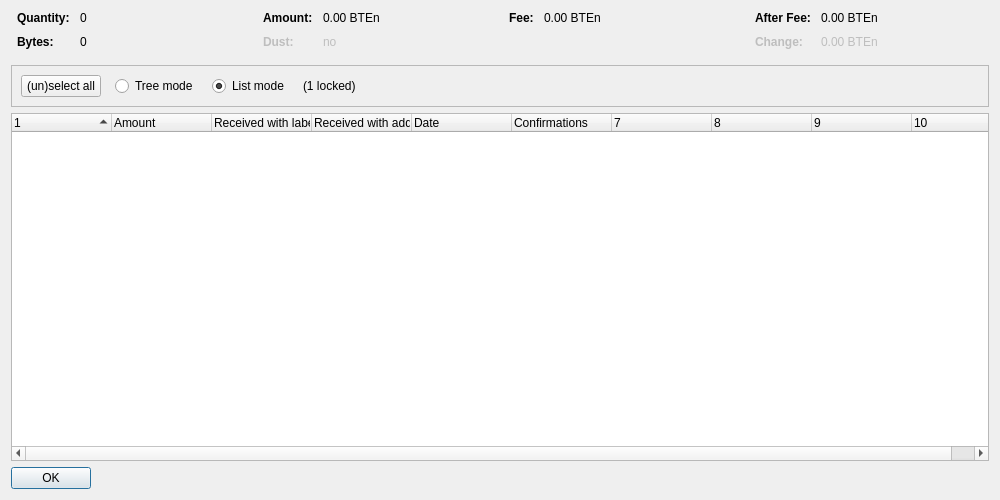
<?xml version="1.0" encoding="UTF-8"?>
<ui version="4.0">
 <class>CoinControlDialog</class>
 <widget class="QDialog" name="CoinControlDialog">
  <property name="geometry">
   <rect>
    <x>0</x>
    <y>0</y>
    <width>1000</width>
    <height>500</height>
   </rect>
  </property>
  <property name="windowTitle">
   <string>Coin Selection</string>
  </property>
  <layout class="QVBoxLayout" name="verticalLayout">
   <item>
    <layout class="QHBoxLayout" name="horizontalLayoutTop" stretch="0,0,0,0">
     <property name="topMargin">
      <number>0</number>
     </property>
     <property name="bottomMargin">
      <number>10</number>
     </property>
     <item>
      <layout class="QFormLayout" name="formLayoutCoinControl1">
       <property name="horizontalSpacing">
        <number>10</number>
       </property>
       <property name="verticalSpacing">
        <number>10</number>
       </property>
       <property name="leftMargin">
        <number>6</number>
       </property>
       <property name="rightMargin">
        <number>6</number>
       </property>
       <item row="0" column="0">
        <widget class="QLabel" name="labelCoinControlQuantityText">
         <property name="font">
          <font>
           <weight>75</weight>
           <bold>true</bold>
          </font>
         </property>
         <property name="text">
          <string>Quantity:</string>
         </property>
        </widget>
       </item>
       <item row="0" column="1">
        <widget class="QLabel" name="labelCoinControlQuantity">
         <property name="cursor">
          <cursorShape>IBeamCursor</cursorShape>
         </property>
         <property name="contextMenuPolicy">
          <enum>Qt::ActionsContextMenu</enum>
         </property>
         <property name="text">
          <string notr="true">0</string>
         </property>
         <property name="textInteractionFlags">
          <set>Qt::LinksAccessibleByMouse|Qt::TextSelectableByKeyboard|Qt::TextSelectableByMouse</set>
         </property>
        </widget>
       </item>
       <item row="1" column="0">
        <widget class="QLabel" name="labelCoinControlBytesText">
         <property name="font">
          <font>
           <weight>75</weight>
           <bold>true</bold>
          </font>
         </property>
         <property name="text">
          <string>Bytes:</string>
         </property>
        </widget>
       </item>
       <item row="1" column="1">
        <widget class="QLabel" name="labelCoinControlBytes">
         <property name="cursor">
          <cursorShape>IBeamCursor</cursorShape>
         </property>
         <property name="contextMenuPolicy">
          <enum>Qt::ActionsContextMenu</enum>
         </property>
         <property name="text">
          <string notr="true">0</string>
         </property>
         <property name="textInteractionFlags">
          <set>Qt::LinksAccessibleByMouse|Qt::TextSelectableByKeyboard|Qt::TextSelectableByMouse</set>
         </property>
        </widget>
       </item>
      </layout>
     </item>
     <item>
      <layout class="QFormLayout" name="formLayoutCoinControl2">
       <property name="horizontalSpacing">
        <number>10</number>
       </property>
       <property name="verticalSpacing">
        <number>10</number>
       </property>
       <property name="leftMargin">
        <number>6</number>
       </property>
       <property name="rightMargin">
        <number>6</number>
       </property>
       <item row="0" column="0">
        <widget class="QLabel" name="labelCoinControlAmountText">
         <property name="font">
          <font>
           <weight>75</weight>
           <bold>true</bold>
          </font>
         </property>
         <property name="text">
          <string>Amount:</string>
         </property>
        </widget>
       </item>
       <item row="0" column="1">
        <widget class="QLabel" name="labelCoinControlAmount">
         <property name="cursor">
          <cursorShape>IBeamCursor</cursorShape>
         </property>
         <property name="contextMenuPolicy">
          <enum>Qt::ActionsContextMenu</enum>
         </property>
         <property name="text">
          <string notr="true">0.00 BTEn</string>
         </property>
         <property name="textInteractionFlags">
          <set>Qt::LinksAccessibleByMouse|Qt::TextSelectableByKeyboard|Qt::TextSelectableByMouse</set>
         </property>
        </widget>
       </item>
       <item row="1" column="0">
        <widget class="QLabel" name="labelCoinControlLowOutputText">
         <property name="enabled">
          <bool>false</bool>
         </property>
         <property name="font">
          <font>
           <weight>75</weight>
           <bold>true</bold>
          </font>
         </property>
         <property name="text">
          <string>Dust:</string>
         </property>
        </widget>
       </item>
       <item row="1" column="1">
        <widget class="QLabel" name="labelCoinControlLowOutput">
         <property name="enabled">
          <bool>false</bool>
         </property>
         <property name="cursor">
          <cursorShape>IBeamCursor</cursorShape>
         </property>
         <property name="contextMenuPolicy">
          <enum>Qt::ActionsContextMenu</enum>
         </property>
         <property name="text">
          <string notr="true">no</string>
         </property>
         <property name="textInteractionFlags">
          <set>Qt::LinksAccessibleByMouse|Qt::TextSelectableByKeyboard|Qt::TextSelectableByMouse</set>
         </property>
        </widget>
       </item>
      </layout>
     </item>
     <item>
      <layout class="QFormLayout" name="formLayoutCoinControl3">
       <property name="horizontalSpacing">
        <number>10</number>
       </property>
       <property name="verticalSpacing">
        <number>10</number>
       </property>
       <property name="leftMargin">
        <number>6</number>
       </property>
       <property name="rightMargin">
        <number>6</number>
       </property>
       <item row="0" column="0">
        <widget class="QLabel" name="labelCoinControlFeeText">
         <property name="font">
          <font>
           <weight>75</weight>
           <bold>true</bold>
          </font>
         </property>
         <property name="text">
          <string>Fee:</string>
         </property>
        </widget>
       </item>
       <item row="0" column="1">
        <widget class="QLabel" name="labelCoinControlFee">
         <property name="cursor">
          <cursorShape>IBeamCursor</cursorShape>
         </property>
         <property name="contextMenuPolicy">
          <enum>Qt::ActionsContextMenu</enum>
         </property>
         <property name="text">
          <string notr="true">0.00 BTEn</string>
         </property>
         <property name="textInteractionFlags">
          <set>Qt::LinksAccessibleByMouse|Qt::TextSelectableByKeyboard|Qt::TextSelectableByMouse</set>
         </property>
        </widget>
       </item>
      </layout>
     </item>
     <item>
      <layout class="QFormLayout" name="formLayoutCoinControl4">
       <property name="horizontalSpacing">
        <number>10</number>
       </property>
       <property name="verticalSpacing">
        <number>10</number>
       </property>
       <property name="leftMargin">
        <number>6</number>
       </property>
       <property name="rightMargin">
        <number>6</number>
       </property>
       <item row="0" column="0">
        <widget class="QLabel" name="labelCoinControlAfterFeeText">
         <property name="font">
          <font>
           <weight>75</weight>
           <bold>true</bold>
          </font>
         </property>
         <property name="text">
          <string>After Fee:</string>
         </property>
        </widget>
       </item>
       <item row="0" column="1">
        <widget class="QLabel" name="labelCoinControlAfterFee">
         <property name="cursor">
          <cursorShape>IBeamCursor</cursorShape>
         </property>
         <property name="contextMenuPolicy">
          <enum>Qt::ActionsContextMenu</enum>
         </property>
         <property name="text">
          <string notr="true">0.00 BTEn</string>
         </property>
         <property name="textInteractionFlags">
          <set>Qt::LinksAccessibleByMouse|Qt::TextSelectableByKeyboard|Qt::TextSelectableByMouse</set>
         </property>
        </widget>
       </item>
       <item row="1" column="0">
        <widget class="QLabel" name="labelCoinControlChangeText">
         <property name="enabled">
          <bool>false</bool>
         </property>
         <property name="font">
          <font>
           <weight>75</weight>
           <bold>true</bold>
          </font>
         </property>
         <property name="text">
          <string>Change:</string>
         </property>
        </widget>
       </item>
       <item row="1" column="1">
        <widget class="QLabel" name="labelCoinControlChange">
         <property name="enabled">
          <bool>false</bool>
         </property>
         <property name="cursor">
          <cursorShape>IBeamCursor</cursorShape>
         </property>
         <property name="contextMenuPolicy">
          <enum>Qt::ActionsContextMenu</enum>
         </property>
         <property name="text">
          <string notr="true">0.00 BTEn</string>
         </property>
         <property name="textInteractionFlags">
          <set>Qt::LinksAccessibleByMouse|Qt::TextSelectableByKeyboard|Qt::TextSelectableByMouse</set>
         </property>
        </widget>
       </item>
      </layout>
     </item>
    </layout>
   </item>
   <item>
    <widget class="QFrame" name="frame">
     <property name="minimumSize">
      <size>
       <width>0</width>
       <height>40</height>
      </size>
     </property>
     <property name="frameShape">
      <enum>QFrame::StyledPanel</enum>
     </property>
     <property name="frameShadow">
      <enum>QFrame::Sunken</enum>
     </property>
     <layout class="QHBoxLayout" name="horizontalLayout">
      <item>
       <layout class="QHBoxLayout" name="horizontalLayoutPanel" stretch="0,0,0,0,0">
        <property name="spacing">
         <number>14</number>
        </property>
        <item>
         <widget class="QPushButton" name="pushButtonSelectAll">
          <property name="sizePolicy">
           <sizepolicy hsizetype="Maximum" vsizetype="Fixed">
            <horstretch>0</horstretch>
            <verstretch>0</verstretch>
           </sizepolicy>
          </property>
          <property name="text">
           <string>(un)select all</string>
          </property>
          <property name="autoDefault">
           <bool>false</bool>
          </property>
         </widget>
        </item>
        <item>
         <widget class="QRadioButton" name="radioTreeMode">
          <property name="sizePolicy">
           <sizepolicy hsizetype="Maximum" vsizetype="Fixed">
            <horstretch>0</horstretch>
            <verstretch>0</verstretch>
           </sizepolicy>
          </property>
          <property name="text">
           <string>Tree mode</string>
          </property>
         </widget>
        </item>
        <item>
         <widget class="QRadioButton" name="radioListMode">
          <property name="sizePolicy">
           <sizepolicy hsizetype="Maximum" vsizetype="Fixed">
            <horstretch>0</horstretch>
            <verstretch>0</verstretch>
           </sizepolicy>
          </property>
          <property name="text">
           <string>List mode</string>
          </property>
          <property name="checked">
           <bool>true</bool>
          </property>
         </widget>
        </item>
        <item>
         <widget class="QLabel" name="labelLocked">
          <property name="text">
           <string notr="true">(1 locked)</string>
          </property>
         </widget>
        </item>
        <item>
         <spacer name="horizontalSpacer">
          <property name="orientation">
           <enum>Qt::Horizontal</enum>
          </property>
          <property name="sizeHint" stdset="0">
           <size>
            <width>40</width>
            <height>20</height>
           </size>
          </property>
         </spacer>
        </item>
       </layout>
      </item>
     </layout>
    </widget>
   </item>
   <item>
    <widget class="CoinControlTreeWidget" name="treeWidget">
     <property name="contextMenuPolicy">
      <enum>Qt::CustomContextMenu</enum>
     </property>
     <property name="sortingEnabled">
      <bool>false</bool>
     </property>
     <property name="columnCount">
      <number>10</number>
     </property>
     <attribute name="headerShowSortIndicator" stdset="0">
      <bool>true</bool>
     </attribute>
     <attribute name="headerStretchLastSection">
      <bool>false</bool>
     </attribute>
     <column>
      <property name="text">
       <string/>
      </property>
     </column>
     <column>
      <property name="text">
       <string>Amount</string>
      </property>
     </column>
     <column>
      <property name="text">
       <string>Received with label</string>
      </property>
     </column>
     <column>
      <property name="text">
       <string>Received with address</string>
      </property>
     </column>
     <column>
      <property name="text">
       <string>Date</string>
      </property>
     </column>
     <column>
      <property name="text">
       <string>Confirmations</string>
      </property>
      <property name="toolTip">
       <string>Confirmed</string>
      </property>
     </column>
     <column>
      <property name="text">
       <string/>
      </property>
     </column>
     <column>
      <property name="text">
       <string/>
      </property>
     </column>
     <column>
      <property name="text">
       <string/>
      </property>
     </column>
     <column>
      <property name="text">
       <string/>
      </property>
     </column>
    </widget>
   </item>
   <item>
    <widget class="QDialogButtonBox" name="buttonBox">
     <property name="sizePolicy">
      <sizepolicy hsizetype="Maximum" vsizetype="Fixed">
       <horstretch>0</horstretch>
       <verstretch>0</verstretch>
      </sizepolicy>
     </property>
     <property name="orientation">
      <enum>Qt::Horizontal</enum>
     </property>
     <property name="standardButtons">
      <set>QDialogButtonBox::Ok</set>
     </property>
    </widget>
   </item>
  </layout>
 </widget>
 <customwidgets>
  <customwidget>
   <class>CoinControlTreeWidget</class>
   <extends>QTreeWidget</extends>
   <header>coincontroltreewidget.h</header>
  </customwidget>
 </customwidgets>
 <resources/>
 <connections/>
</ui>
